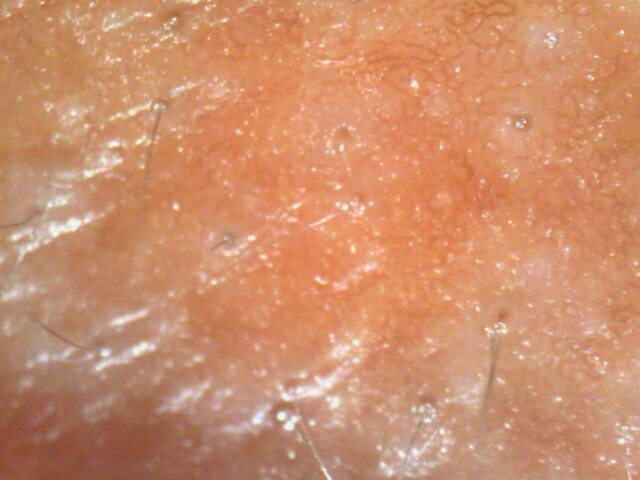
#> input picture TestData/탈모/0616_A2LEBJJDE00004W_1606714826448_3_TH.jpg, 640 x 480 px, found by its file name; its folder holds only this picture in this run
$ python ImageArgumentaion.py
#> lines starting #> are read from the running program, lines starting #| are printed output that depends on the picture
import os
import json
from PIL import Image

def flip_image(image_path, output_dir, flip_lr=True, flip_ud=True):
#> called with output_dir = './head_image/AddData/탈모/', flip_lr = True, flip_ud = False
    image = Image.open(image_path)
#> image is the input picture: PIL image 640x480 RGB; mean R, G, B 203.7, 142.8, 107.8
    filename = os.path.splitext(os.path.basename(image_path))[0]

    if flip_lr:
        flipped_lr = image.transpose(Image.FLIP_LEFT_RIGHT)
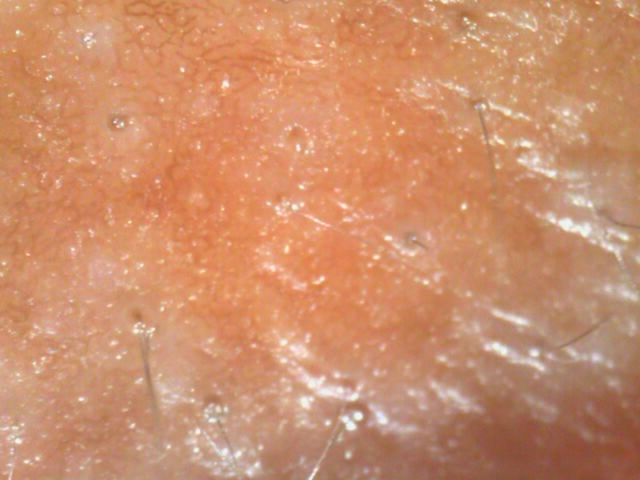
#> flipped_lr: PIL image 640x480 RGB; mean R, G, B 203.7, 142.8, 107.8
        flipped_lr_filename = f"{filename}_lr.jpg"
        flipped_lr_path = os.path.join(output_dir, flipped_lr_filename)
        flipped_lr.save(flipped_lr_path)
        generate_json(image_path, flipped_lr_path)

    if flip_ud:
        flipped_ud = image.transpose(Image.FLIP_TOP_BOTTOM)
        flipped_ud_filename = f"{filename}_ud.jpg"
        flipped_ud_path = os.path.join(output_dir, flipped_ud_filename)
        flipped_ud.save(flipped_ud_path)
        generate_json(image_path, flipped_ud_path)

    # [5 lines of commented-out code are left out]

def generate_json(original_image_path, flipped_image_path):
    original_filename = os.path.splitext(os.path.basename(original_image_path))[0]
    flipped_filename = os.path.splitext(os.path.basename(flipped_image_path))[0]

    original_json_filename = f"{original_filename}.json"
    original_json_path = os.path.join(json_dir, original_json_filename)

    flipped_json_filename = f"{flipped_filename}.json"
    flipped_json_path = os.path.join(output_json_dir, flipped_json_filename)

    # 원본 이미지에 대응하는 JSON 데이터 로드
#> (the run stopped early here; a loop or call above may not have finished)

$ run again, on TestData/탈모/0715_A2LEBJJDE00175D_1608812637544_3_TH.jpg
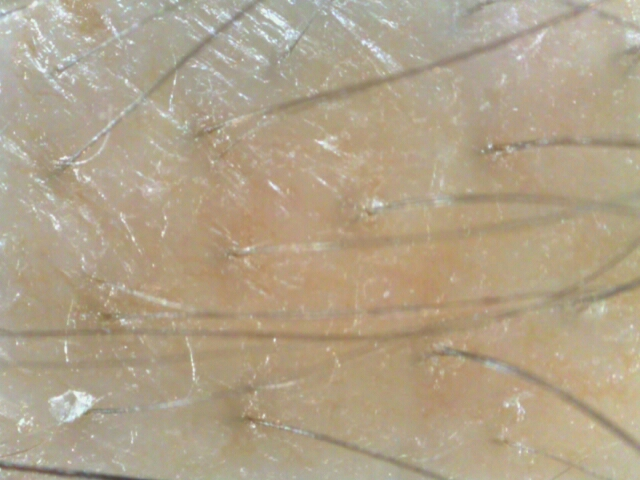
#> input picture TestData/탈모/0715_A2LEBJJDE00175D_1608812637544_3_TH.jpg, 640 x 480 px, found by its file name
#> in flip_image, image is the input picture: PIL image 640x480 RGB; mean R, G, B 176.6, 162, 137.5
#> in flip_image, `flipped_lr = image.transpose(Image.FLIP_LEFT_RIGHT)`:
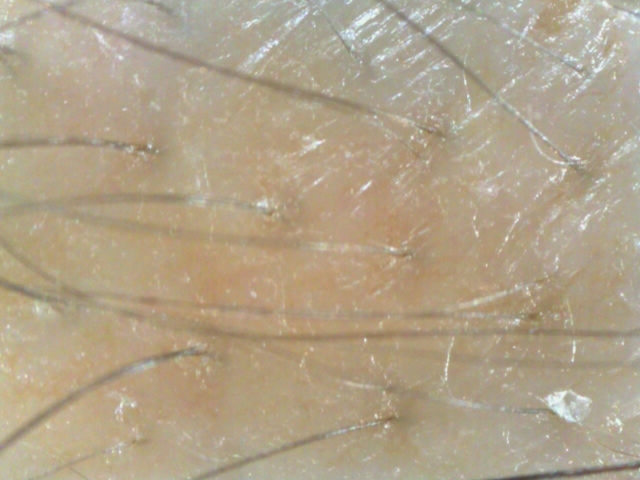
#> flipped_lr: PIL image 640x480 RGB; mean R, G, B 176.6, 162, 137.5

$ run again, on TestData/탈모/1981_A2LEBJJDE001493_1606638553023_3_TH.jpg
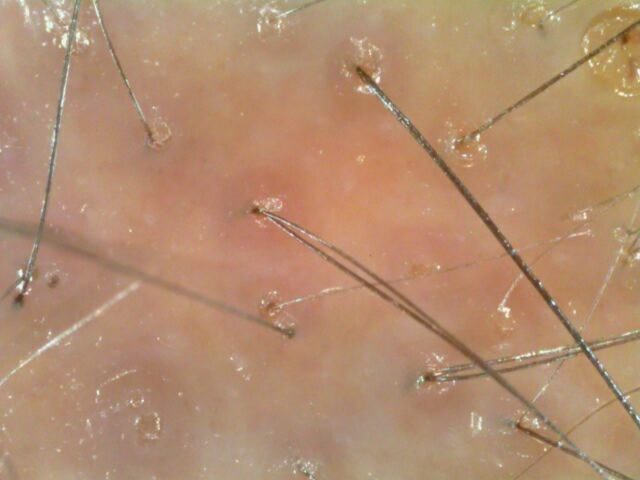
#> input picture TestData/탈모/1981_A2LEBJJDE001493_1606638553023_3_TH.jpg, 640 x 480 px, found by its file name
#> in flip_image, image is the input picture: PIL image 640x480 RGB; mean R, G, B 178.5, 140.5, 111.4
#> in flip_image, `flipped_lr = image.transpose(Image.FLIP_LEFT_RIGHT)`:
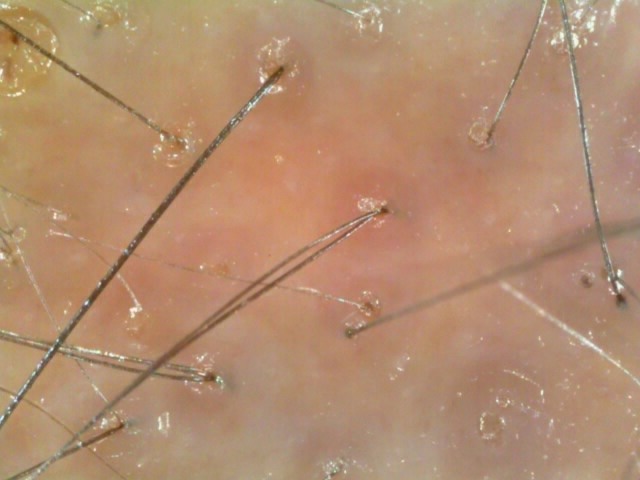
#> flipped_lr: PIL image 640x480 RGB; mean R, G, B 178.5, 140.5, 111.4

$ run again, on TestData/탈모/2720_A2LEBJJDE000401_1607673538469_5_RH.jpg
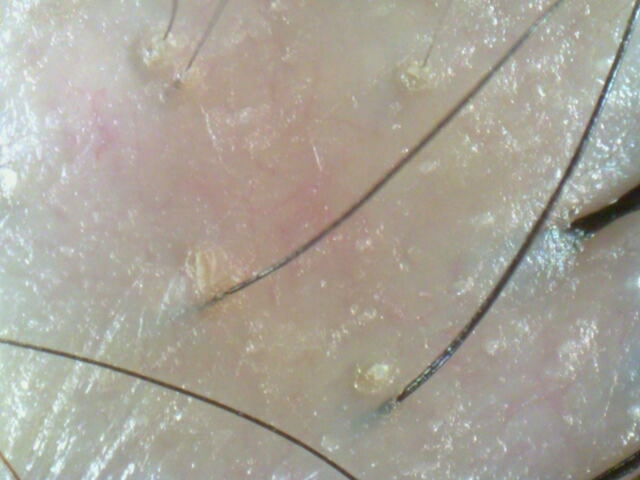
#> input picture TestData/탈모/2720_A2LEBJJDE000401_1607673538469_5_RH.jpg, 640 x 480 px, found by its file name
#> in flip_image, image is the input picture: PIL image 640x480 RGB; mean R, G, B 168, 162.7, 151.9
#> in flip_image, `flipped_lr = image.transpose(Image.FLIP_LEFT_RIGHT)`:
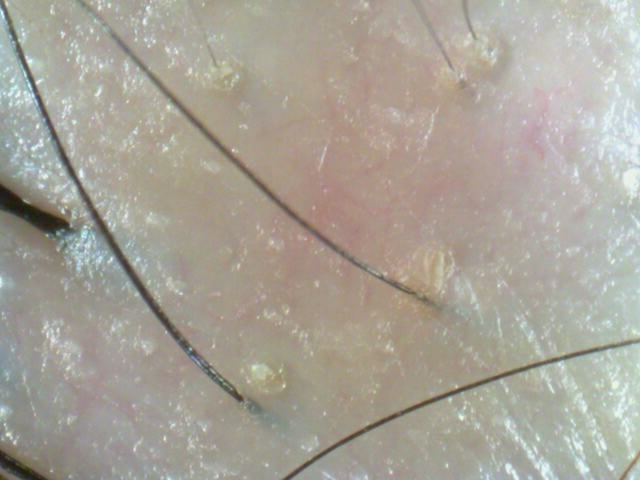
#> flipped_lr: PIL image 640x480 RGB; mean R, G, B 168, 162.7, 151.9

$ run again, on TestData/탈모/0715_A2LEBJJDE00175D_1607495046489_3_TH.jpg
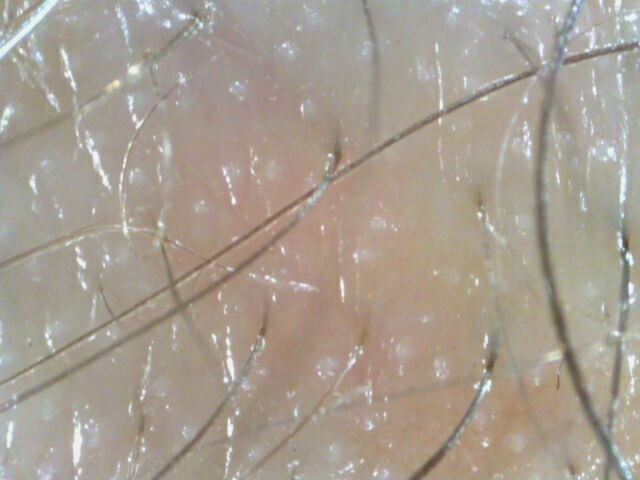
#> input picture TestData/탈모/0715_A2LEBJJDE00175D_1607495046489_3_TH.jpg, 640 x 480 px, found by its file name
#> in flip_image, image is the input picture: PIL image 640x480 RGB; mean R, G, B 166.9, 156.9, 144.6
#> in flip_image, `flipped_lr = image.transpose(Image.FLIP_LEFT_RIGHT)`:
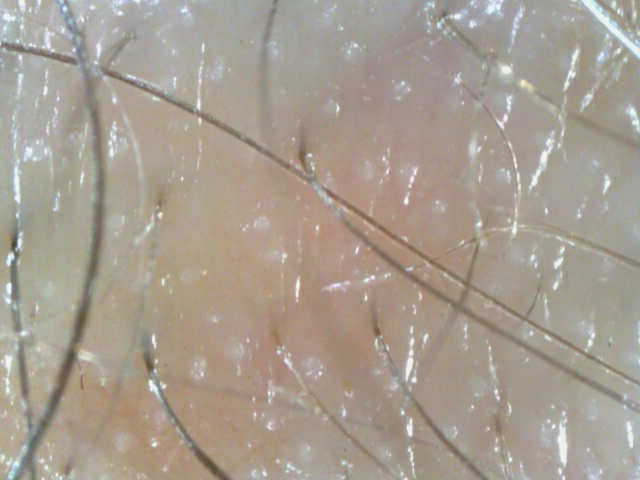
#> flipped_lr: PIL image 640x480 RGB; mean R, G, B 166.9, 156.9, 144.6
